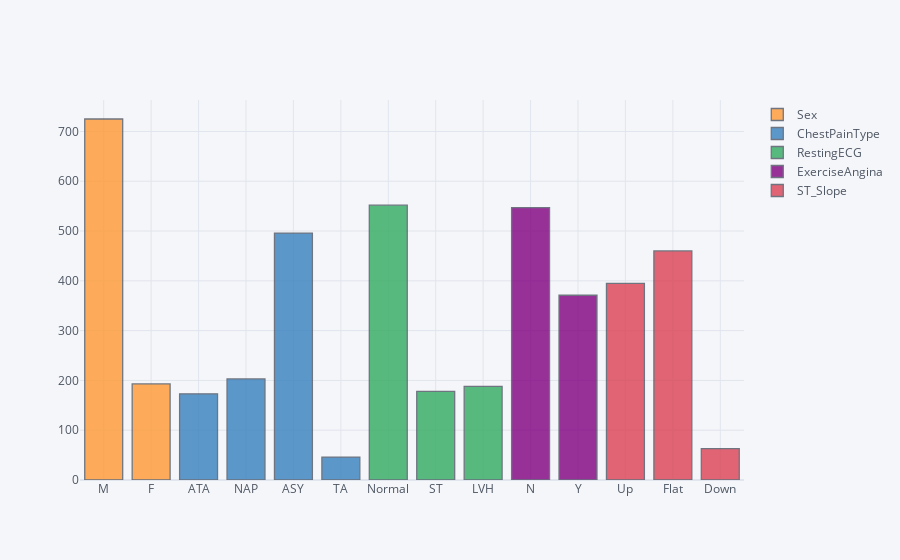

Notebook code for this chart:
### Code cell
dataset[categorical].iplot(kind='hist')

### Figure 1 — Plotly figure (JSON) as saved in the notebook; plotly's stock layout.template omitted (floating-point values rounded to 4 significant figures; data arrays with more than 128 entries replaced by an {"elided": "..."} marker saying what was removed)
{"data": [{"histfunc": "count", "histnorm": "", "marker": {"color": "rgba(255, 153, 51, 1.0)", "line": {"color": "#4D5663", "width": 1.3}}, "name": "Sex", "opacity": 0.8, "orientation": "v", "type": "histogram", "x": {"elided": "918 str values"}}, {"histfunc": "count", "histnorm": "", "marker": {"color": "rgba(55, 128, 191, 1.0)", "line": {"color": "#4D5663", "width": 1.3}}, "name": "ChestPainType", "opacity": 0.8, "orientation": "v", "type": "histogram", "x": {"elided": "918 str values"}}, {"histfunc": "count", "histnorm": "", "marker": {"color": "rgba(50, 171, 96, 1.0)", "line": {"color": "#4D5663", "width": 1.3}}, "name": "RestingECG", "opacity": 0.8, "orientation": "v", "type": "histogram", "x": {"elided": "918 str values"}}, {"histfunc": "count", "histnorm": "", "marker": {"color": "rgba(128, 0, 128, 1.0)", "line": {"color": "#4D5663", "width": 1.3}}, "name": "ExerciseAngina", "opacity": 0.8, "orientation": "v", "type": "histogram", "x": {"elided": "918 str values"}}, {"histfunc": "count", "histnorm": "", "marker": {"color": "rgba(219, 64, 82, 1.0)", "line": {"color": "#4D5663", "width": 1.3}}, "name": "ST_Slope", "opacity": 0.8, "orientation": "v", "type": "histogram", "x": {"elided": "918 str values"}}], "layout": {"barmode": "overlay", "legend": {"bgcolor": "#F5F6F9", "font": {"color": "#4D5663"}}, "paper_bgcolor": "#F5F6F9", "plot_bgcolor": "#F5F6F9", "title": {"font": {"color": "#4D5663"}}, "xaxis": {"gridcolor": "#E1E5ED", "showgrid": true, "tickfont": {"color": "#4D5663"}, "title": {"font": {"color": "#4D5663"}, "text": ""}, "zerolinecolor": "#E1E5ED"}, "yaxis": {"gridcolor": "#E1E5ED", "showgrid": true, "tickfont": {"color": "#4D5663"}, "title": {"font": {"color": "#4D5663"}, "text": ""}, "zerolinecolor": "#E1E5ED"}}}
